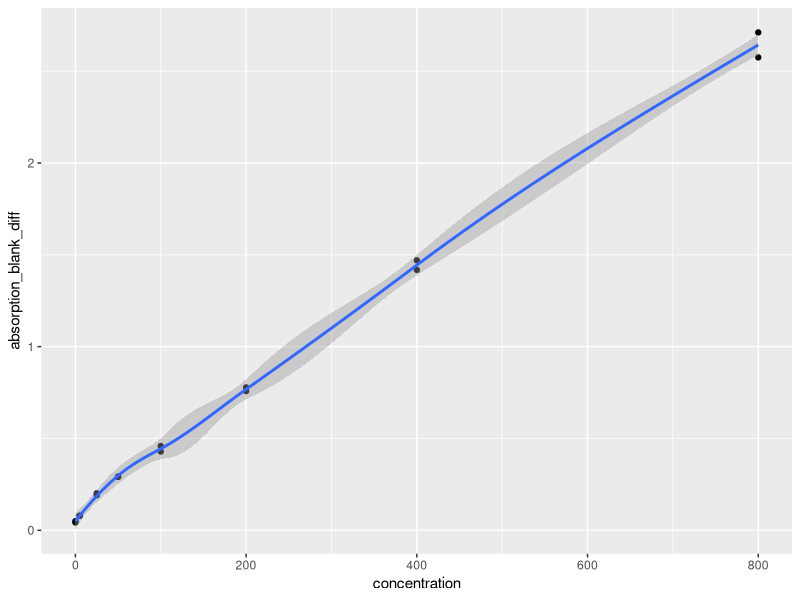
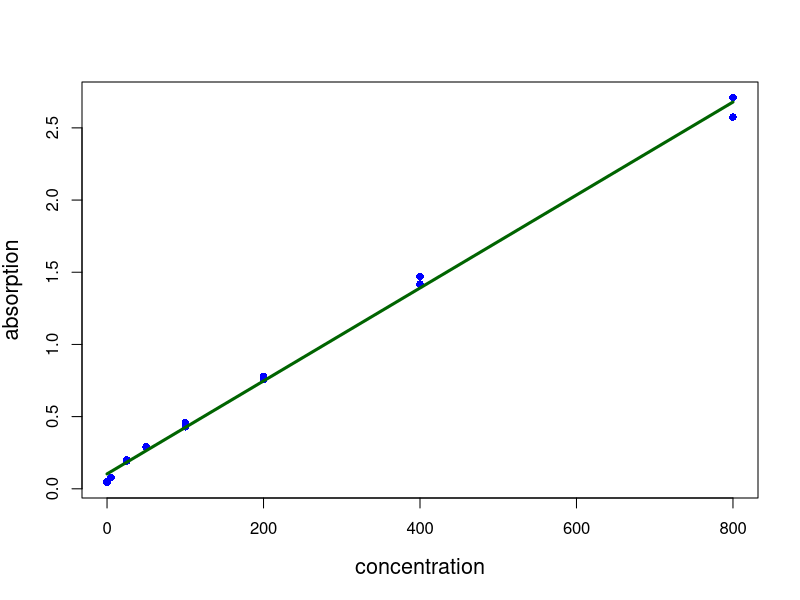
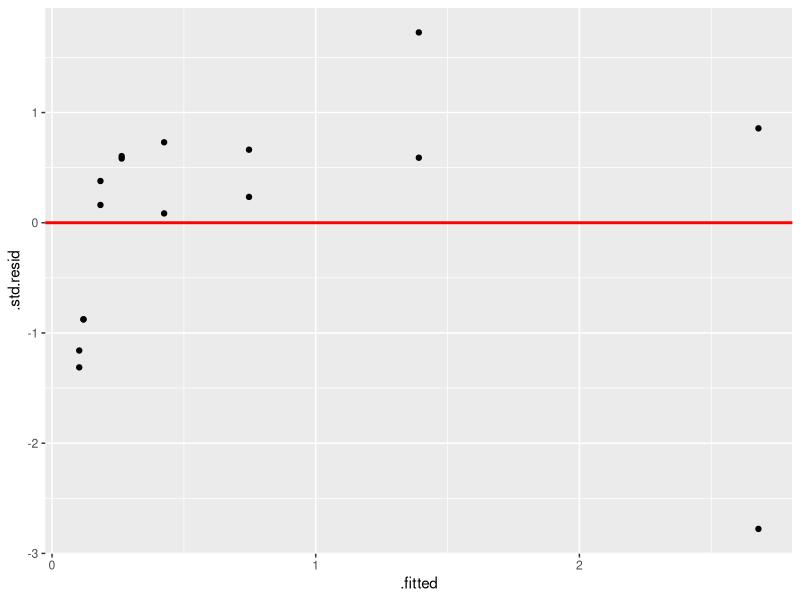
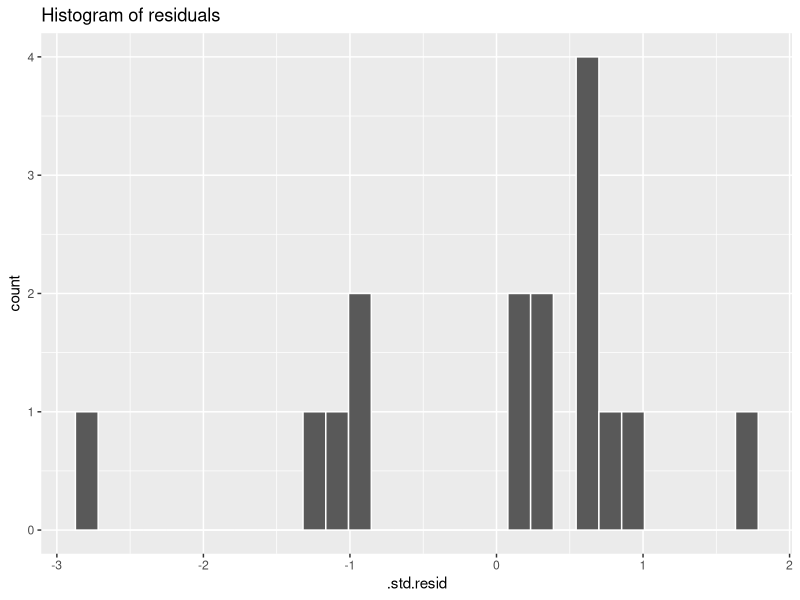
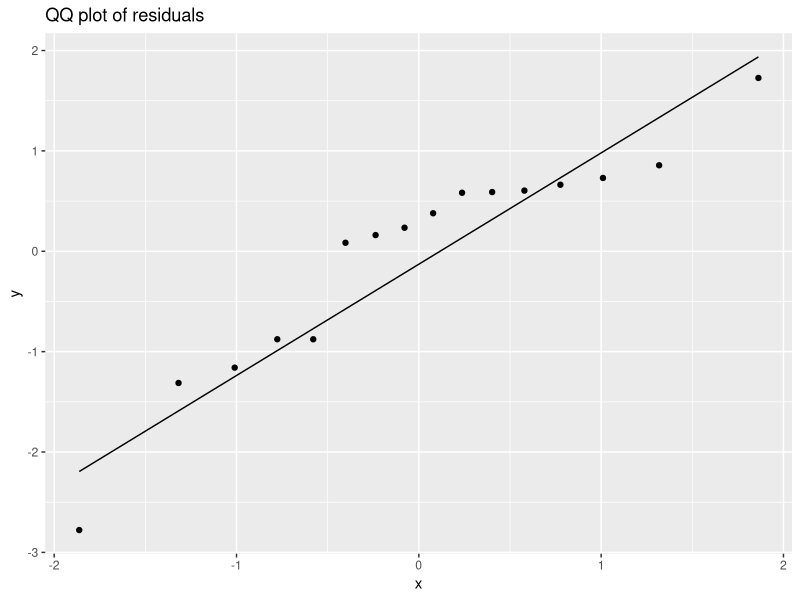

Generate these figures, in order, with R:
# load packages

library(readxl)
library(tidyverse)
library(broom)

# read data set

Flav <- read_excel("Datasets/Flavonoid Content.xlsx")
View(Flav)

# scatterplot

ggplot(Flav, aes(x= concentration, y= absorption_blank_diff)) + 
  geom_point() + geom_smooth()

# regression model

Flav_model = lm(absorption_blank_diff~concentration, data = Flav)
summary(Flav_model)


predictedcounts <- predict(Flav_model,
                           list(concentration=Flav$concentration))
                                
plot(Flav$concentration, Flav$absorption_blank_diff,
     pch=16, 
     xlab = "concentration", ylab = "absorption", cex.lab = 1.3, 
     col = "blue")

lines(Flav$concentration, predictedcounts, col = "darkgreen", lwd = 3)

#####################################################################
# Best Model = Order 1
#####################################################################


###################### Residuals Analysis ###########################

model1_fitresid <- augment(Flav_model)

# residual vs. fitted
ggplot(model1_fitresid, aes(x = .fitted, y = .std.resid)) + geom_point() + 
  geom_hline(yintercept = 0, color = "red", size = 1)

# histogram of residuals
ggplot(model1_fitresid, aes(x = .std.resid)) + geom_histogram(color = "white") +
  ggtitle("Histogram of residuals")

# QQ plot
ggplot(model1_fitresid, aes(sample = .std.resid)) + stat_qq() + stat_qq_line() +
  ggtitle("QQ plot of residuals")

# shapiro wilk
shapiro.test(model1_fitresid$.std.resid)
